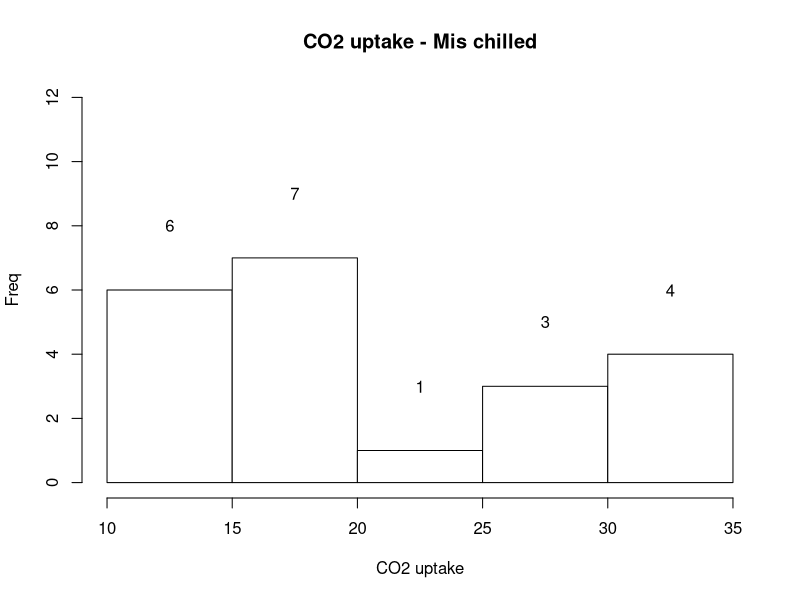
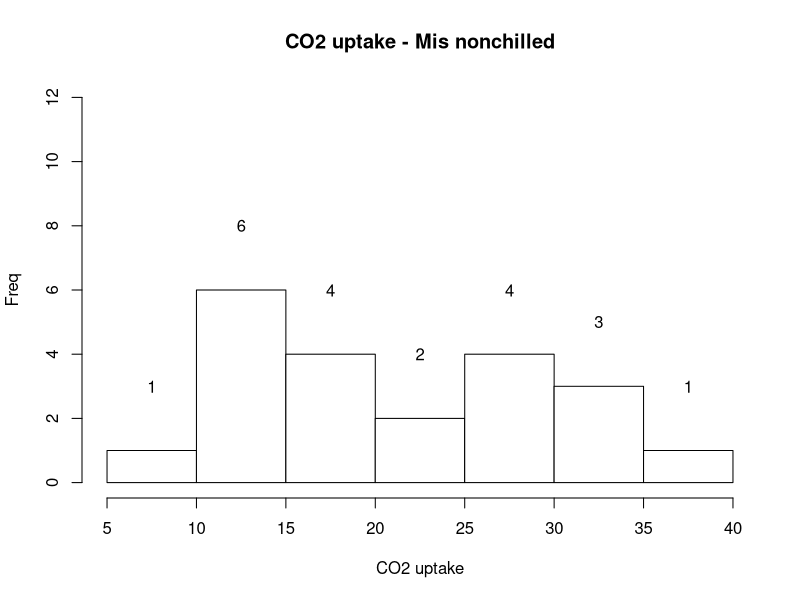

Source code (R) for these figures, in order:
mis <- CO2$uptake[CO2$Type == "Mississippi"]
mis.ch <- mis[CO2$Treatment[c(1,length(mis))] == "chilled"]
mis.nch <- mis[CO2$Treatment[c(1,length(mis))] == "nonchilled"]

g <- hist(mis.ch, col=colors, main="CO2 uptake - Mis chilled",xlab="CO2 uptake", ylab="Freq", ylim=c(0,12))
text(g$mid , g$counts+2, labels=g$counts)

g <- hist(mis.nch, col=colors, main="CO2 uptake - Mis nonchilled",xlab="CO2 uptake", ylab="Freq", ylim=c(0,12))
text(g$mid , g$counts+2, labels=g$counts)